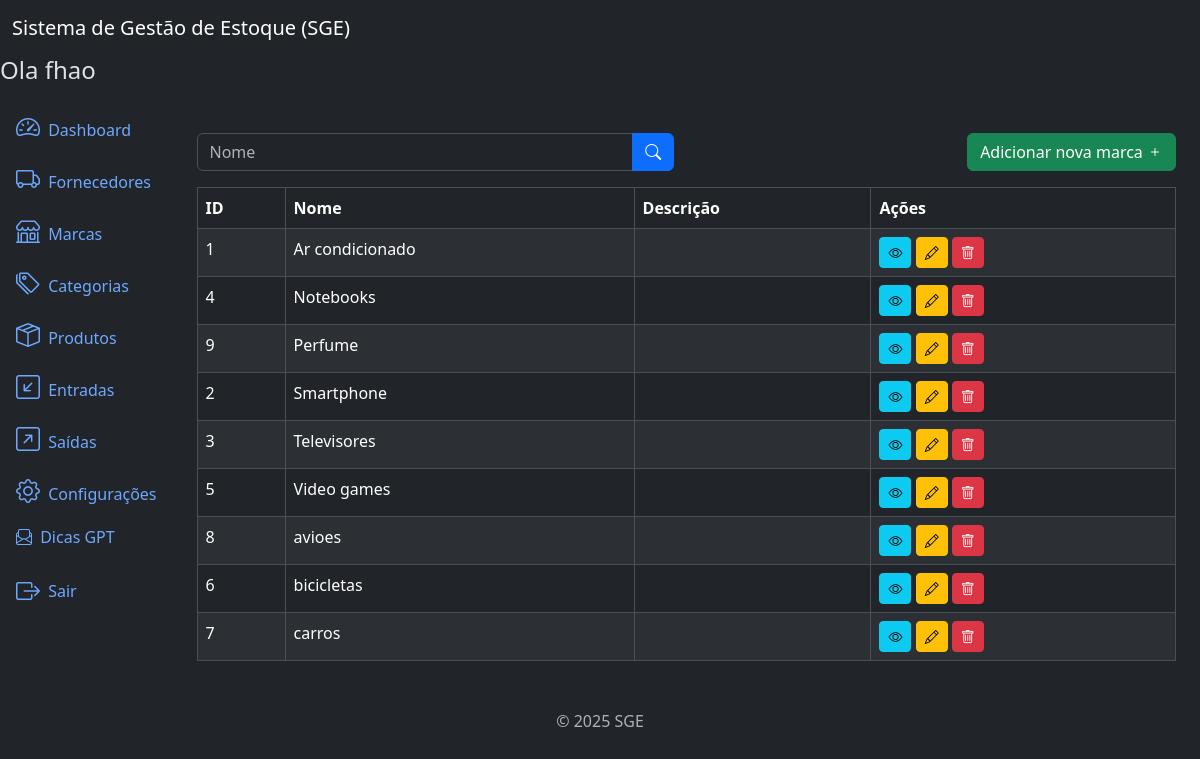
Page /categories/ (signed in) on the committed database.
### categories/models.py (models this page shows, shortened)
class Category(models.Model):
    name = models.CharField(max_length=500)
    description = models.TextField(
        blank=True,
        null=True,
    )
    created_at = models.DateTimeField(
        auto_now_add=True
    )
    updated_at = models.DateTimeField(
        auto_now=True
    )
    class Meta:
        ordering = ['name']

### categories/views.py (the view)
# urls.py: path('categories/', views.CategoryListView.as_view(), name='category_list'),
class CategoryListView(LoginRequiredMixin, PermissionRequiredMixin, ListView):
    model = models.Category
    template_name = 'category_list.html'
    context_object_name = 'categories'
    paginate_by = 10
    permission_required = 'categories.view_category'
    def get_queryset(self):
        queryset = super().get_queryset()
        name = self.request.GET.get('name')
        if name:
            queryset = queryset.filter(name__icontains=name)
        return queryset

### categories/templates/category_list.html (shortened to what this page needs)
{% extends 'base.html' %}
{% block content %}
<div class="row mb-3">
   <div class="col-md-6">
      <form method="get" action="{% url 'category_list' %}">
         <div class="input-group">
            <input type="text" class="form-control" name="name" placeholder="Nome" value="{{ request.GET.name }}">
            <button type="submit" class="btn btn-primary">
               <i class="bi bi-search"></i>
            </button>
         </div>
      </form>
   </div>
      {% if perms.categories.add_category %}
         <div class="col-md-6">
            <a href="{% url 'category_create' %}" class="btn btn-success float-end">
               Adicionar nova marca
               <i class="bi bi-plus"></i>
            </a>
         </div>
      {% endif %}
</div>
<div class="table-responsive">
   <table class="table table-striped table-bordered">
      <thead class="thead-dark">
         <tr>
            <th>ID</th>
            <th>Nome</th>
            <th>Descrição</th>
            <th>Ações</th>
         </tr>
      </thead>
      <tbody>
         {% for category in categories %}
         <tr>
            <td>{{ category.id }}</td>
            <td>{{ category.name }}</td>
            <td>{{ category.description }}</td>
            <td>
               <a href="{% url 'category_detail' category.id %}" class="btn btn-info btn-sm">
                  <i class="bi bi-eye"></i>
               </a>
               {% if perms.categories.change_category %}
                  <a href="{% url 'category_update' category.id %}" class="btn btn-warning btn-sm">
                     <i class="bi bi-pencil"></i>
                  </a>
               {% endif %}
               {% if perms.categories.delete_category %}
                  <a href="{% url 'category_delete' category.id %}" class="btn btn-danger btn-sm">
                     <i class="bi bi-trash"></i>
                  </a>
               {% endif %}
            </td>
         </tr>
         {% endfor %}
      </tbody>
   </table>
</div>
{% endblock %}

### app/templates/components/_header.html
<nav class="navbar navbar-expand-lg navbar-light bg-dark">
  <div class="container-fluid">
    <a class="navbar-brand text-white" href="#">Sistema de Gestão de Estoque (SGE)</a>
  </div>
</nav>
<h4>Ola {{ user.username }}</h4>

### rows in the picture
Category: id "1", name "Ar condicionado"
Category: id "4", name "Notebooks"
Category: id "9", name "Perfume"
Category: id "2", name "Smartphone"
Category: id "3", name "Televisores"
Category: id "5", name "Video games"
Category: id "8", name "avioes"
Category: id "6", name "bicicletas"
Category: id "7", name "carros"

### other values in the picture
{{ user.username }} "fhao"
